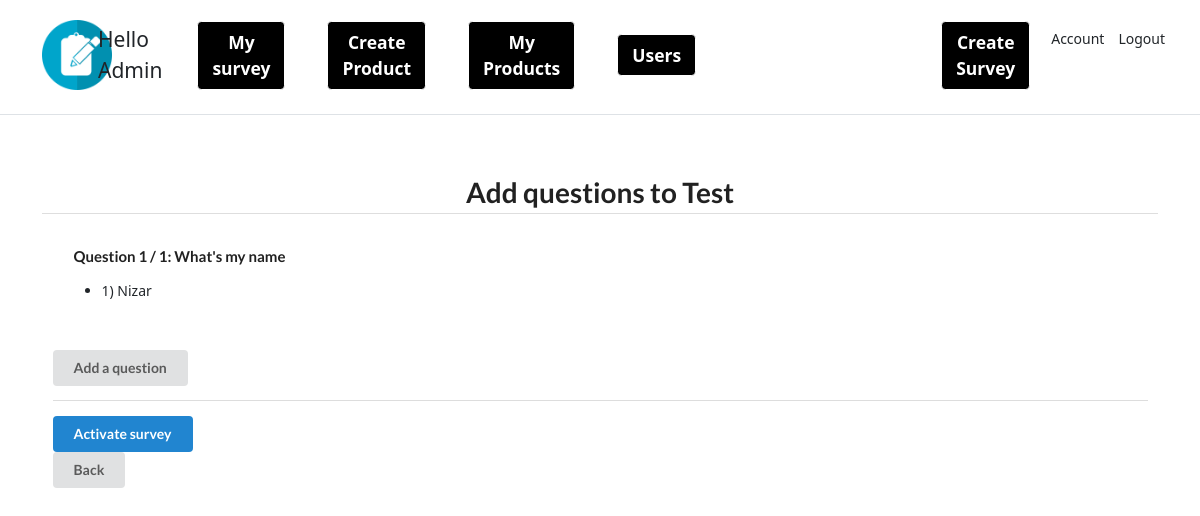
The app's page /surveys/2/edit/ (signed in) with its own data.
### survey/models.py (models this page shows)
class Survey(models.Model):
    title = models.CharField(max_length=64)
    is_active = models.BooleanField(default=False)
    creator = models.ForeignKey(Account, on_delete=models.CASCADE)
    created_at = models.DateTimeField(default=timezone.now)
    points = models.IntegerField(default=0)

class Question(models.Model):
    survey = models.ForeignKey(Survey, on_delete=models.CASCADE)
    prompt = models.CharField(max_length=128)

class Option(models.Model):
    question = models.ForeignKey(Question, on_delete=models.CASCADE)
    text = models.CharField(max_length=128)

### survey/views.py (the view)
# urls.py: path('surveys/<int:pk>/edit/', edit, name='edit'),
@login_required
def edit(request, pk):
    if request.user.is_admin:
        try:
            survey = Survey.objects.prefetch_related("question_set__option_set").get(
                pk=pk, creator=request.user, is_active=False
            )
        except Survey.DoesNotExist:
            raise Http404()
        if request.method == "POST":
            survey.is_active = True
            survey.save()
            return redirect("surveys")
        else:
            questions = survey.question_set.all()
            return render(request, "survey/edit.html", {"survey": survey, "questions": questions})
    else:
        return redirect("list")

### survey/templates/survey/edit.html (shortened to what this page needs)
{% extends "base.html" %}
{% block content %}
<div class="ui center aligned basic very padded segment">
    <h1 class="ui header dividing">Add questions to {{survey.title}}</h1>
    <div class="ui container left aligned">
        {% for question in questions %}
        <div class="ui basic padded segment">
            <h4 class="ui header">
                Question {{ forloop.counter }} / {{ questions|length }}: {{ question.prompt }}
            </h4>
            <ul>
                {% for option in question.option_set.all %}
                <li>
                    {{ forloop.counter }}) {{option.text}}
                </li>
                {% endfor %}
            </ul>
        </div>
        {% endfor %}
        <a href="{% url 'question-create' survey.pk %}">
            <div class="ui button">Add a question</div>
        </a>
        {% if questions|length > 0 %}
        <div class="ui divider"></div>
        <form style="display: inline-block;" method="post">
            <button type="submit" class="ui primary button">Activate survey</button>
        </form>
        <a href="{% url 'surveys' %}">
            <div class="ui button">Back</div>
        </a>
        {% endif %}
    </div>
</div>
{% endblock %}

### templates/snippets/header.html (style rules this page uses)
.container { max-width: 960px; }
form { width: 100%; }

### records on screen
Survey: title "Test"
Question: questions "1", prompt "What's my name"
Option: text "Nizar"
